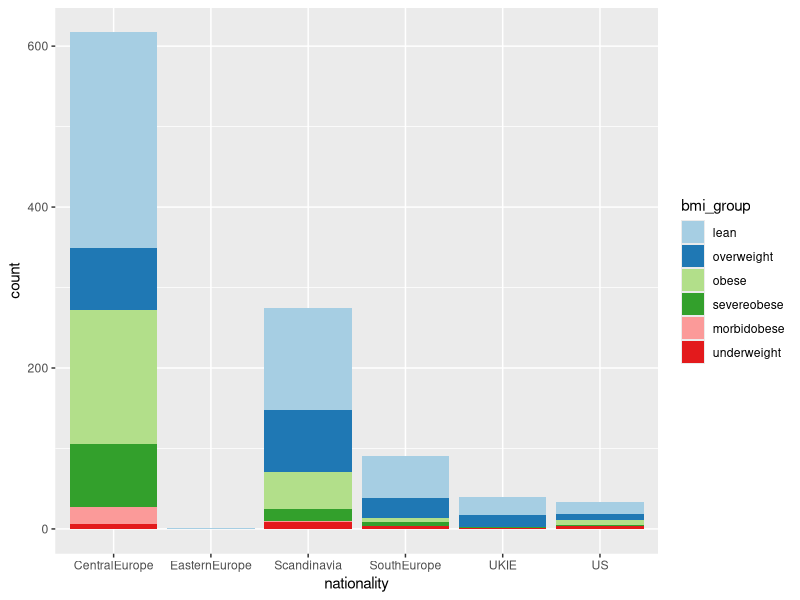

Here is the R script that generated this plot:
library(tidyverse)

# 1) Import file
sample_data <- read_tsv("data/sampledata.tsv")

# 2) Filter
sample_data_filtered <- sample_data %>%
  mutate(bmi_group = factor(bmi_group, levels = c(
    "lean", "overweight", "obese", "severeobese", "morbidobese", "underweight"
  ))) %>%
  filter(! is.na(bmi_group), ! is.na(nationality)) %>%
  select(bmi_group, nationality)

# 3) Count
sample_data_summary <- sample_data_filtered %>%
  select(nationality, bmi_group)  %>%
  group_by(nationality, bmi_group) %>%
  summarize(count = n()) %>%
  arrange(nationality, - count) 

# 4) Barpot
ggplot(sample_data_summary, aes(x = nationality, y = count, fill = bmi_group)) +
  geom_bar(stat = "identity") +
  scale_fill_brewer(palette = "Paired")
